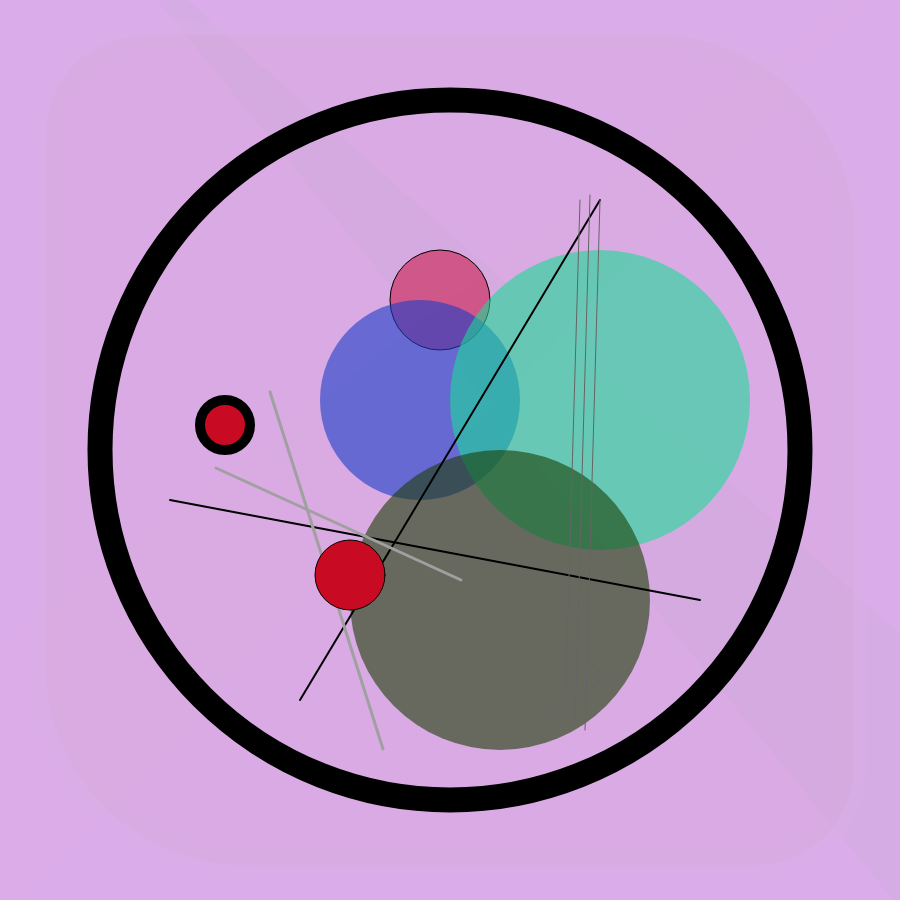
Frame 1 (no input)
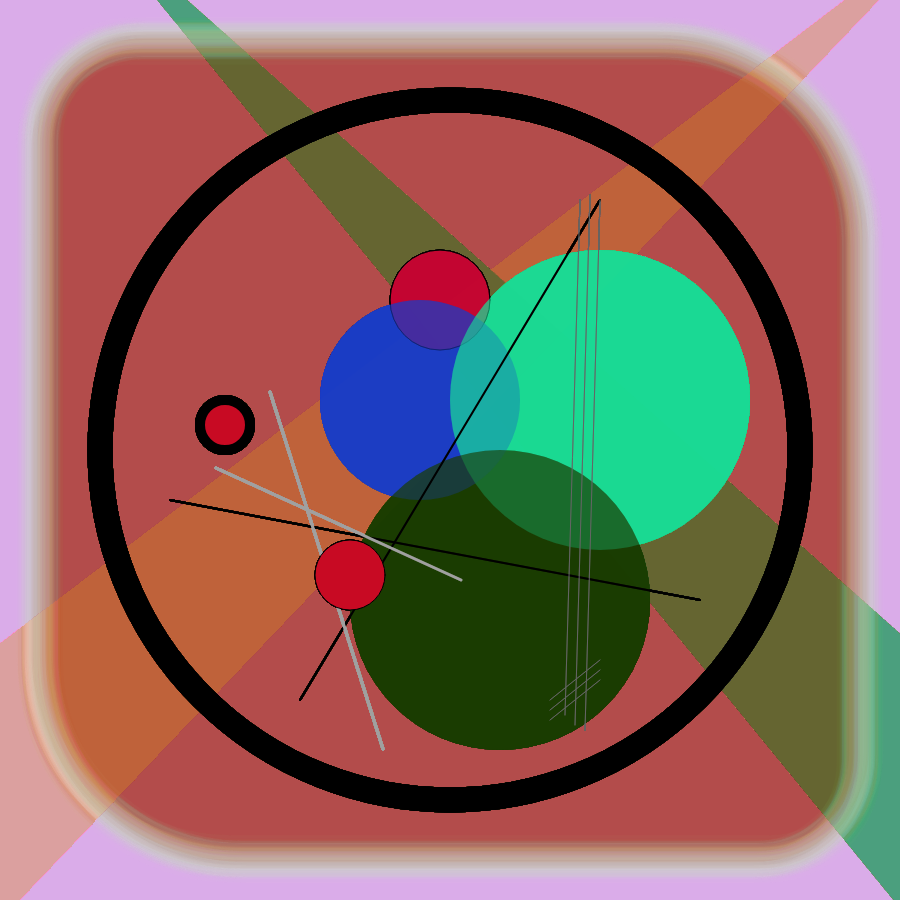
Frame 60 (no input)
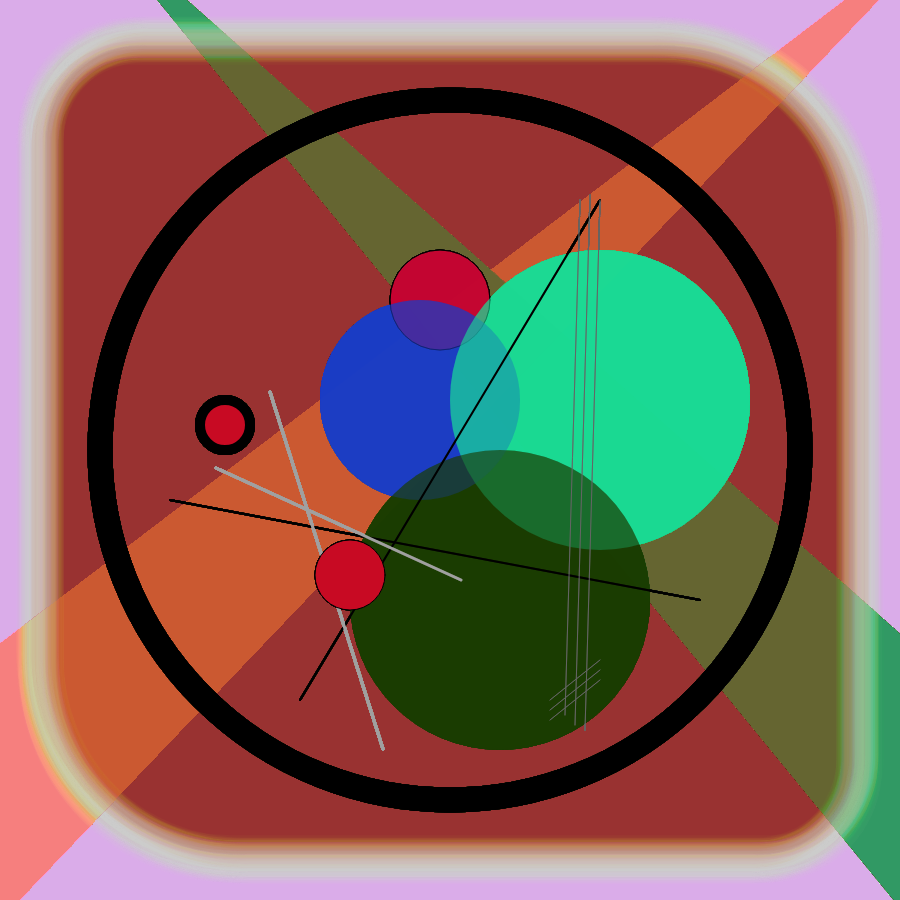
Frame 120 (the mouse pressed at the canvas centre since frame 60)

The p5.js sketch that drew these frames (run headless with seeded random() and noise() and a simulated clock; from frame 60 on, the mouse is pressed at the canvas centre):

// p5.js sketch
// ── sketch.js
function setup() {
	//create your canvas here
	createCanvas(900, 900);
	//background(150, 150, 50, 100);
	background(160, 45, 200, 100);
}

function draw() {//do your drawing here

	//big triangles 
	noStroke();
	fill(0, 150, 75, 5);
	triangle(75, -100, 975, 1000, 975, 700);

	noStroke();
	fill(200, 125, 0, 2);
	triangle(975, -100, -75, 1000, -75, 700);

	//SQUARE
	push();
	stroke(200, 10);
	strokeWeight(random(15, 30));
	fill(150, 55, 35, 5);
	rectMode(CENTER);
	rect(450, 450, random(800, 840), random(800, 840), 100, 200, 100, 200);
	pop();

	//big circle
	stroke(0);
	strokeWeight(25);
	fill(150, 150, 50, -50);
	ellipse(450, 450, 700, 700);

	//small circles

	stroke(0);
	strokeWeight(1);
	fill(200, 0, 50, 125);
	ellipse(440, 300, 100, 100);

	noStroke();
	fill(25, 60, 200, 150);
	ellipse(420, 400, 200, 200);

	noStroke();
	fill(25, 220, 150, 150);
	ellipse(600, 400, 300, 300);

	noStroke();
	fill(25, 60, 0, 150);
	ellipse(500, 600, 300, 300);

	stroke(0);
	strokeWeight(10);
	fill(200, 10, 35);
	ellipse(225, 425, 50, 50);

	//lines

	stroke(0);
	strokeWeight(2);
	line(170, 500, 700, 600);

	stroke(0);
	strokeWeight(2);
	line(300, 700, 600, 200);

	stroke(100);
	strokeWeight(1);
	line(550, 700, 600, 660);

	stroke(100);
	strokeWeight(1);
	line(550, 710, 600, 670);

	stroke(100);
	strokeWeight(1);
	line(550, 720, 600, 680);

	stroke(100);
	strokeWeight(1);
	line(565, 715, 580, 200);
	stroke(100);
	strokeWeight(1);
	line(575, 725, 590, 195);
	stroke(100);
	strokeWeight(1);
	line(585, 730, 600, 200);

	strokeWeight(3);
	stroke(160);
	line(270, 392, 383, 749);
	line(216, 468, 461, 580);

	//circles

	stroke(0);
	strokeWeight(1);
	fill(200, 10, 35);
	ellipse(350, 575, 70, 70);


}

function mouseClicked() {
	console.log(mouseX, mouseY);
}

// DRAW SOME COOL SHAPES USING BEGINSHAPE & VERTEX. APPLY ALPHA TO SHAPES. PLAY AROUND WITH LINES & CLEAR, COLOR MODE..
